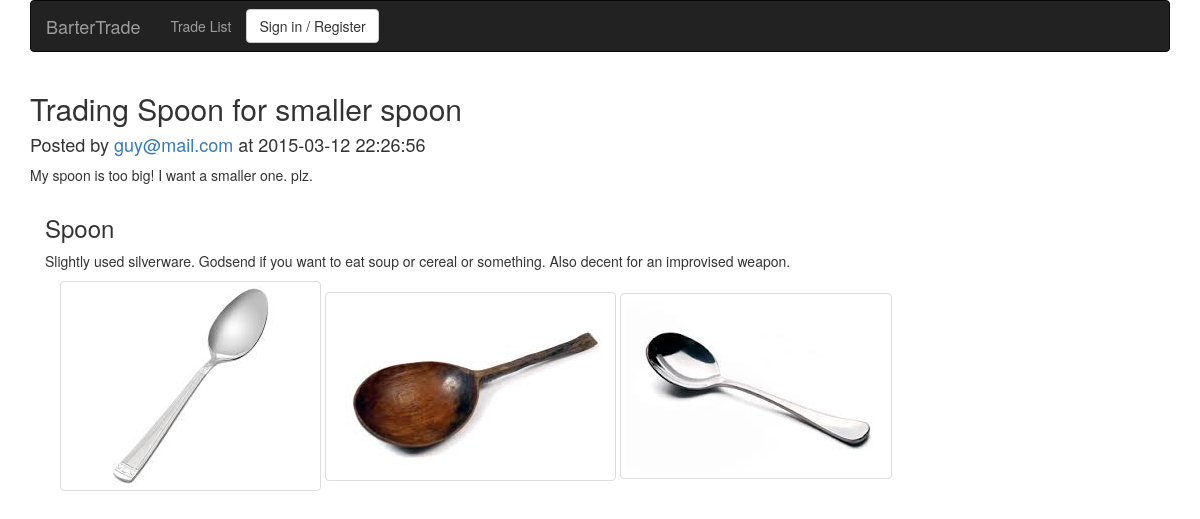
/post.php?id=23, run on the app's committed database.
### tables this page shows
CREATE TABLE IF NOT EXISTS `posts` (
  `id` int(11) NOT NULL,
  `title` varchar(45) NOT NULL DEFAULT 'Selling Item',
  `dateCreated` datetime NOT NULL DEFAULT '2015-03-05 04:04:04',
  `description` varchar(300) DEFAULT NULL,
  `seller_item_id` int(11) NOT NULL,
  `buyer_item_id` int(11) DEFAULT NULL
);

CREATE TABLE IF NOT EXISTS `users` (
  `email` varchar(64) NOT NULL,
  `dateCreated` datetime NOT NULL DEFAULT '2015-03-05 04:04:04',
  `password` varchar(45) NOT NULL DEFAULT 'password'
);

CREATE TABLE IF NOT EXISTS `items` (
  `id` int(11) NOT NULL,
  `Users_email` varchar(64) NOT NULL,
  `name` varchar(64) NOT NULL DEFAULT 'Item',
  `dateAdded` datetime NOT NULL DEFAULT '2015-03-05 04:04:04',
  `description` varchar(300) DEFAULT NULL
);

CREATE TABLE IF NOT EXISTS `images` (
  `filePath` varchar(300) NOT NULL,
  `Items_id` int(11) NOT NULL
);

### post.php (the view, shortened to what this page needs)
<?php
include "head.php";
?>
<div class="container" id="post">
<?php
	if(isset($_GET["id"])) {
		$db = connect();
		$sql = 		"SELECT p.title, p.description,  p.dateCreated, u.email, i.name, i.description, i.id, p.id
					FROM posts AS p, items as i, users as u
					WHERE p.seller_item_id = i.id AND i.Users_email = u.email AND p.id = " . $_GET["id"] . ";";
		$posts = $db->query($sql);
		$sql2 = 	"SELECT i.filePath
					FROM images as i, posts as p
					WHERE i.Items_id = p.seller_item_id AND p.id = " . $_GET["id"] .";";
		$images = $db->query($sql2);
		if($posts != null) {
			foreach ($posts as $post) {
				?>
				<h2><?php echo $post[0]; ?></h2>
				<?php echo "<h4>Posted by <a href='./user.php?email=". $post[3] . "'>" . $post[3] . "</a> at " . $post[2] . "</h4>";?>
				<p> <?php echo $post[1]; ?></p>
				<div class="container">
					<h3> <?php echo $post[4]; ?> </h3>
					<p><?php echo $post[5]; ?></p>
					<div class="container">
					<?php
					foreach ($images as $image) {
					?>
						<img class="img-thumbnail" src=<?php echo "". $image[0]; ?>>
					<?php } ?>
					</div>
				</div>
		<?php }
		}
	}
?>
</div>
<?php
include "foot.php";
?>

### data on the page
posts: title "Trading Spoon for smaller spoon", users.email "guy@mail.com", dateCreated "2015-03-12 22:26:56", description "My spoon is too big! I want a smaller one. plz.", seller_item.name "Spoon", seller_item.description "Slightly used silverware. Godsend if you want to eat soup or cereal or something. Also decent for an improvised weapon."
images: filePath (picture)
images: filePath (picture)
images: filePath (picture)
